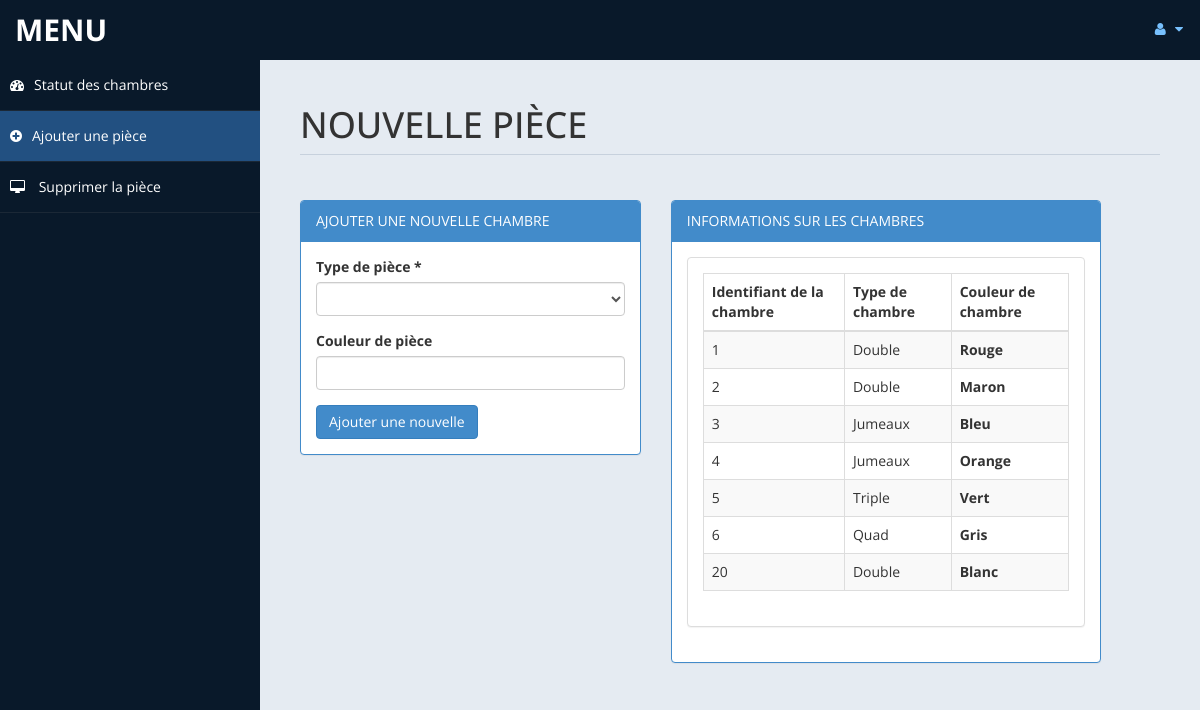
The app's page /admin/room.php (signed in) with its own data.
### tables this page shows
CREATE TABLE `room` (
  `id` int(10) UNSIGNED NOT NULL,
  `type` varchar(15) DEFAULT NULL,
  `couleur` varchar(10) NOT NULL,
  `place` varchar(30) NOT NULL,
  `cusid` int(11) NOT NULL
);

### admin/room.php (the view, shortened to what this page needs)
<!DOCTYPE html>
<html xmlns="http://www.w3.org/1999/xhtml">
<head>
    <link href="assets/css/bootstrap.css" rel="stylesheet" />
    <link href="assets/css/font-awesome.css" rel="stylesheet" />
    <link href="assets/css/custom-styles.css" rel="stylesheet" />
</head>
<body>
    <div id="wrapper">
        <nav class="navbar navbar-default top-navbar" role="navigation">
            <div class="navbar-header">
                <a class="navbar-brand" href="home.php">MENU </a>
            </div>
            <ul class="nav navbar-top-links navbar-right">
                <li class="dropdown">
                    <a class="dropdown-toggle" data-toggle="dropdown" href="#" aria-expanded="false">
                        <i class="fa fa-user fa-fw"></i> <i class="fa fa-caret-down"></i>
                    </a>
                </li>
            </ul>
        </nav>
        <nav class="navbar-default navbar-side" role="navigation">
            <div class="sidebar-collapse">
                <ul class="nav" id="main-menu">
                    <li>
                        <a  href="settings.php"><i class="fa fa-dashboard"></i>Statut des chambres</a>
                    </li>
					<li>
                        <a  class="active-menu" href="room.php"><i class="fa fa-plus-circle"></i>Ajouter une pièce</a>
                    </li>
                    <li>
                        <a  href="roomdel.php"><i class="fa fa-desktop"></i> Supprimer la pièce</a>
                    </li>
            </div>
        </nav>
        <div id="page-wrapper" >
            <div id="page-inner">
			 <div class="row">
                    <div class="col-md-12">
                        <h1 class="page-header">
                           NOUVELLE PIÈCE <small></small>
                        </h1>
                    </div>
                </div>
            <div class="row">
                <div class="col-md-5 col-sm-5">
                    <div class="panel panel-primary">
                        <div class="panel-heading">
                            AJOUTER UNE NOUVELLE CHAMBRE
                        </div>
                        <div class="panel-body">
						<form name="form" method="post">
                            <div class="form-group">
                                            <label>Type de pièce *</label>
                                            <select name="troom"  class="form-control" required>
												<option value selected ></option>
                                                <option value="Double">Double</option>
                                            </select>
                              </div>
								<div class="form-group">
                                            <label>Couleur de pièce</label>
                                            <input type="text" name="couleur" class="form-control" required>
                               </div>
							 <input type="submit" name="add" value="Ajouter une nouvelle" class="btn btn-primary">
							</form>
							<?php
							 include('db.php');
							?>
                        </div>
                    </div>
                </div>
            <div class="row">
                <div class="col-md-6 col-sm-6">
                    <div class="panel panel-primary">
                        <div class="panel-heading">
                            INFORMATIONS SUR LES CHAMBRES
                        </div>
                        <div class="panel-body">
                    <div class="panel panel-default">
                        <?php
						$sql = "select * from room limit 0,10";
						$re = mysqli_query($con,$sql)
						?>
                        <div class="panel-body">
                            <div class="table-responsive">
                                <table class="table table-striped table-bordered table-hover" id="dataTables-example">
                                    <thead>
                                        <tr>
                                            <th>Identifiant de la chambre</th>
                                            <th>Type de chambre</th>
											<th>Couleur de chambre</th>
                                        </tr>
                                    </thead>
                                    <tbody>
									<?php
										while($row= mysqli_fetch_array($re))
										{
												$id = $row['id'];
											if($id % 2 == 0)
											{
												echo "<tr class=odd gradeX>
													<td>".$row['id']."</td>
													<td>".$row['type']."</td>
												   <th>".$row['couleur']."</th>
												</tr>";
											}
											else
											{
												echo"<tr class=even gradeC>
													<td>".$row['id']."</td>
													<td>".$row['type']."</td>
												   <th>".$row['couleur']."</th>
												</tr>";
											}
										}
									?>
                                    </tbody>
                                </table>
                            </div>
                        </div>
                    </div>
                       </div>
                    </div>
                </div>
            </div>
					</div>
            </div>
        </div>
</body>
</html>

### admin/assets/css/custom-styles.css (style rules this page uses)
body { font-family: 'Open Sans', sans-serif; }
#wrapper { width: 100%; background:#09192A; }
#page-wrapper { padding: 15px 15px; min-height: 600px; background:#E5EBF2; }
#page-inner { width:100%; margin:10px 20px 10px 0px; background-color:transparent; padding:10px; min-height:1200px; }
h1, .h1, h2, .h2, h3, .h3 { margin-top: 7px; margin-bottom: -5px; }
.page-header { padding-bottom: 9px; margin: 10px 0 45px; border-bottom: 1px solid #C7D1DD; }
.top-navbar { margin:0px; }
.top-navbar .navbar-brand { color: #fff; width: 260px; text-align: left; height: 60px; font-size: 30px; font-weight: 700; text-transform: uppercase; line-height: 30px; }
.top-navbar .nav > li { position: relative; display: inline-block; }
.top-navbar .nav > li > a { position: relative; display: block; padding: 19px 15px; color: #77C0FD; }
.active-menu { background-color:#225081!important; }
.sidebar-collapse , .sidebar-collapse .nav { background:none; }
.sidebar-collapse .nav { padding:0; }
.sidebar-collapse .nav > li > a { color:#fff; background:transparent; text-shadow:none; }
.sidebar-collapse > .nav > li > a { padding:15px 10px; }
.sidebar-collapse > .nav > li { border-bottom: 1px solid rgba(107, 108, 109, 0.19); }
.navbar-side { border:none; background-color: transparent; }
.top-navbar { background:#09192A; border-bottom:none; }
.top-navbar .nav > li > a > i { margin-right: 2px; }
.navbar-default { border:0px solid black; }
.navbar-header { background: #09192A; }
.nav > li > a > i { margin-right:10px; }
@media (min-width:768px) { #page-wrapper { margin: 0 0 0 260px; padding: 15px 30px; min-height: 1200px; } }
@media (min-width:768px) { .navbar-side { z-index: 1; position: absolute; width: 260px; } }
@media (min-width:768px) { .navbar { border-radius: 0px; } }

### records on screen
room: id "1", type "Double", couleur "Rouge"
room: id "2", type "Double", couleur "Maron"
room: id "3", type "Jumeaux", couleur "Bleu"
room: id "4", type "Jumeaux", couleur "Orange"
room: id "5", type "Triple", couleur "Vert"
room: id "6", type "Quad", couleur "Gris"
room: id "20", type "Double", couleur "Blanc"
